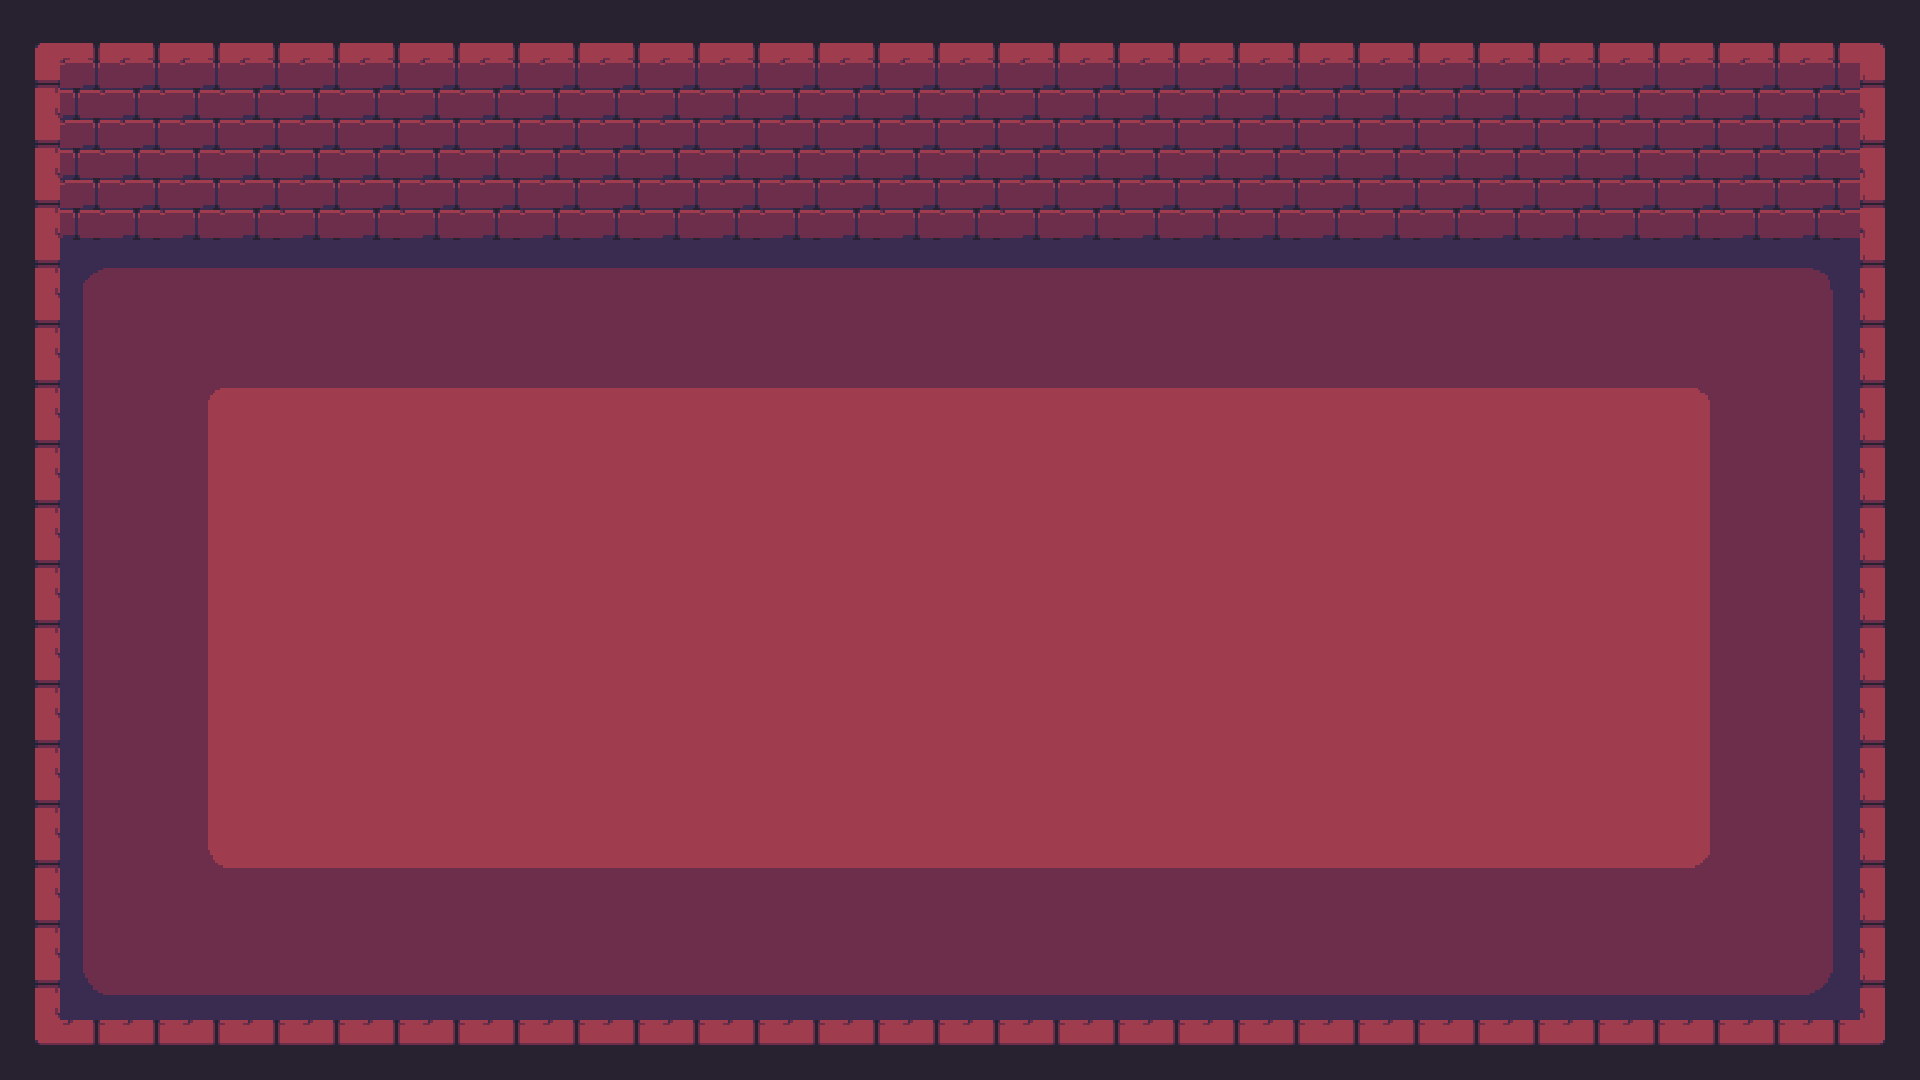

Tiled map render using the project's own tile images. Description and the map definition, with tile-layer contents summarised, below:
An orthogonal 80x45 tile map with 24x24 px tiles, 1 tile layer (Tile Layer 1) and 4 objects.

<map version="1.9" tiledversion="1.9.2" orientation="orthogonal" renderorder="right-down" width="80" height="45" tilewidth="24" tileheight="24" infinite="0" nextlayerid="3" nextobjectid="13">
 <tileset firstgid="1" source="ProtoMap1.tsx" />
 <layer id="1" name="Tile Layer 1" width="80" height="45">
  <data>[3600 cells, 3600 non-empty, 3600 distinct tile ids]</data>
 </layer>
 <objectgroup id="2" name="Wall_Object">
  <object id="8" x="35.3333" y="44" width="22" height="1002" />
  <object id="9" x="56.6667" y="1019.33" width="1800.67" height="24.6667" />
  <object id="10" x="1862" y="44" width="23.3333" height="996.667" />
  <object id="12" x="57.3333" y="44" width="1803.33" height="193.333" />
 </objectgroup>
</map>